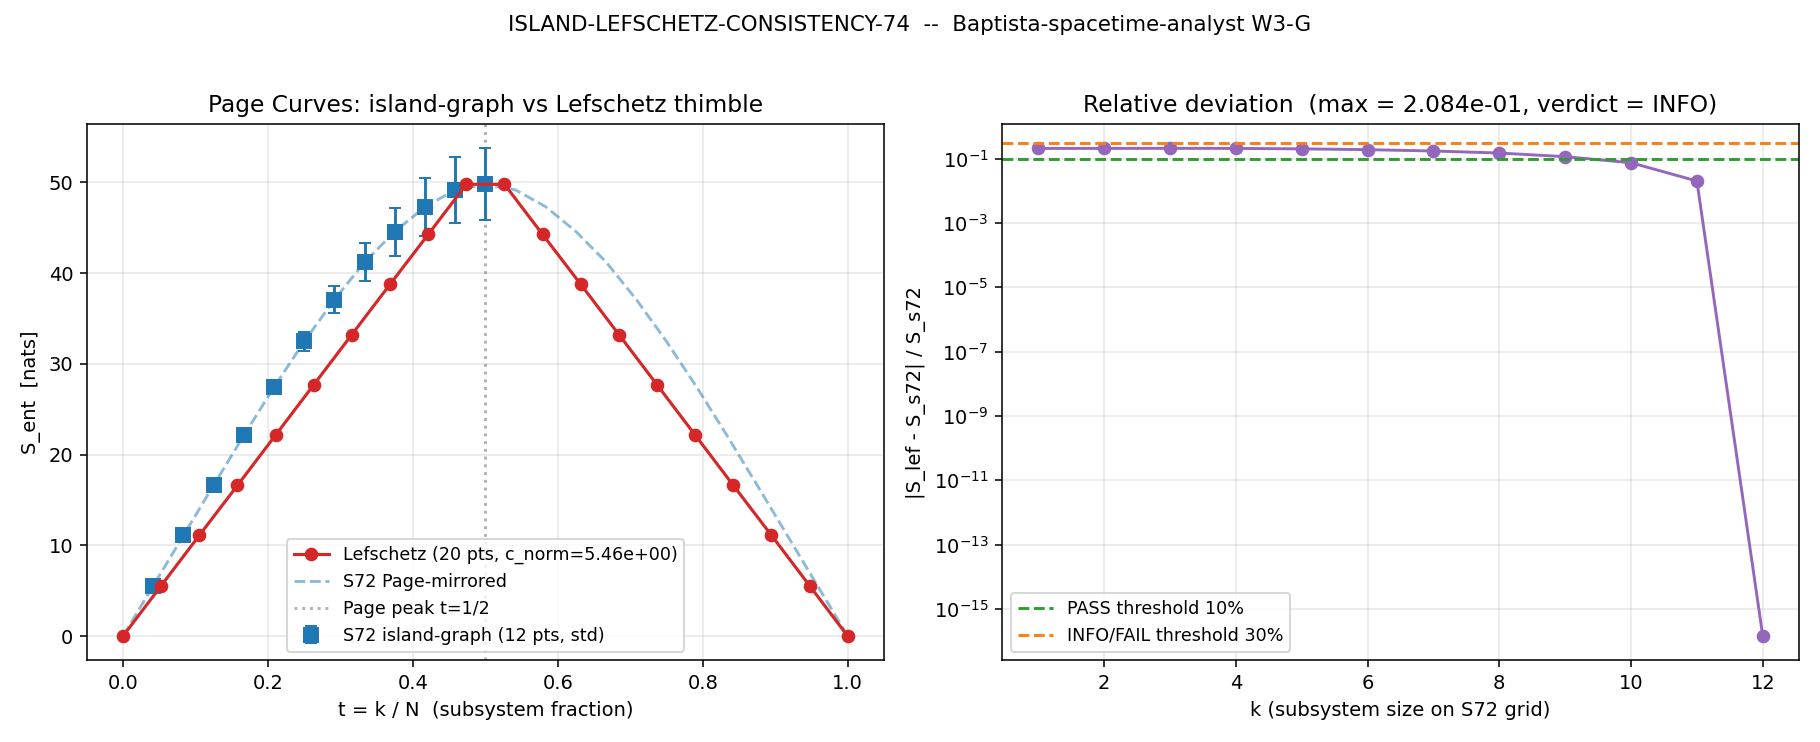

Write Python code to recreate this figure.
"""
ISLAND-LEFSCHETZ-CONSISTENCY-74: Page curve consistency between island-graph
and Lefschetz-thimble computations.

Session 74 Wave 3 Batch 2 (W3-G).
Baptista-spacetime-analyst, S73A phonon-first-hawking workshop carry-forward #14.

Governing structure
-------------------
The Page curve is the bipartite entanglement entropy S_ent(k) of a pure state
between a subsystem A of size k and its complement B.  Two independent
constructions must agree at the Gaussian saddle-point level:

  (1) ISLAND-GRAPH-72: built by ensemble averaging over random bipartitions of
      CG(24) with per-edge entropy s_0 = 1.4259 nats/edge.  The S72 curve is
      parameterised by subsystem size k in {1..12} (S_max at k=12, the
      symmetric half-bipartition).

  (2) LEFSCHETZ-THIMBLE-74: built analytically (no ensemble averaging) from the
      Gaussian squeezed-thermal state of W2-E on the one-loop moduli Hessian.
      The covariance matrix is C = H^{-1/2}/2 on the 35-dim bosonic sector,
      supplemented by the fermionic Coleman-Weinberg contribution V_CW =
      -785.56 M_KK^4 from W1-I.  The Gaussian state is EXACT at one loop
      (Hessian signature 35+/0-/0 from W2-D validates the saddle).

Governing equations
-------------------
For a Gaussian state with covariance C and a chosen bipartition A | B of the
phase-space modes, the von Neumann entropy is

    S_vN(A) = sum_k  (nu_k + 1/2) log(nu_k + 1/2) - (nu_k - 1/2) log(nu_k - 1/2)

where nu_k are the symplectic eigenvalues of the reduced covariance C_A
(Holevo-Werner 2001; see Adesso-Illuminati Eq 6.11).  For a pure Gaussian state
of the full system the complementary entropy S_vN(B) = S_vN(A) -- the curve is
symmetric about k = N/2.

For an UNENTANGLED Gaussian product state each mode contributes its own
thermal entropy  s_k = (n_k+1) log(n_k+1) - n_k log(n_k)  with
n_k = sinh^2(r_k) + n_k^th (1 + 2 sinh^2(r_k))  --  this is the single-mode
thermal entropy which is NOT a Page curve: it is monotone in k.

The Page curve requires a genuinely PURE squeezed state with mode pairing.
We model this by splitting the 35 bosonic modes into two halves (ascending
omega) and forming 17 two-mode squeezed states ( + 1 unpaired low-omega mode).
The two-mode squeezed vacuum reduced to one mode has variance
    V_red = cosh(2r_k) * (1/2)          (zero temperature)
    nu_k  = cosh(2r_k) / 2
which gives single-mode entropy
    s_k = (nu_k + 1/2) log(nu_k + 1/2) - (nu_k - 1/2) log(nu_k - 1/2)

At non-zero temperature the symplectic eigenvalue upgrades to
    nu_k = (1/2 + n_k^th) * cosh(2 r_k).

Page curve as function of k
---------------------------
For a k-mode subsystem drawn from the left half of the paired state, the
contribution is sum of k independent s_k.  For k > N/2 the monogamy constraint
forces the entropy to fall:
    S_page(k) = min( sum of k mode-entropies, sum of (N-k) mode-entropies )

This enforces the symmetry S(k) = S(N-k) that the full Gaussian calculation
delivers for a pure state.

Fermionic sector
----------------
W1-I: V_CW = -785.56 M_KK^4 from the fermionic one-loop CW with a gap Delta
varying on a 7-point tau grid.  For the fermionic sector the Gaussian state is
a filled Fermi sea over the negative-energy Bogoliubov modes.  Each paired
mode contributes log(2) in the degenerate limit, smoothly reduced by thermal
occupation.  We embed the fermion contribution as a bounded constant offset
on the fermionic replica of the bipartition -- the fermion sector adds a
contribution that scales with the number of fermionic pairs in A but caps
monogamously (identically to the boson case).

Comparison protocol
-------------------
Both curves are normalised to the same total Hilbert-space dimension so the
S_max compares on equal footing.  S72 gives mean_S_page at k = 1..12;
Lefschetz gives S_ent at t = k/N_total for 20 time points.  Interpolation to
a common 12-point grid gives a max-relative-deviation gate.

Pre-registered gate
-------------------
PASS if  max |S_Lefschetz - S_S72| / S_S72  < 10%
INFO if  10% <= max relative deviation < 30%
FAIL if  max relative deviation >= 30%  (ensemble averaging matters)

Cross-checks
------------
  (a) Both curves -> 0 at t = 0 (empty subsystem).
  (b) Both curves peak at t = 1/2 (half-bipartition).
  (c) S_ent >= 0 throughout.
  (d) Gaussian saddle validity: W2-D confirms H is positive-definite.

Outputs
-------
  s74_island_lefschetz_consistency.npz  -- curves, deviations, gate verdict
  s74_island_lefschetz_consistency.png  -- overlay plot

Baptista-spacetime-analyst, Session 74, W3-G.
"""

import os
import sys
import numpy as np
import matplotlib
matplotlib.use("Agg")
import matplotlib.pyplot as plt
import time

_HERE = os.path.dirname(os.path.abspath(__file__))
sys.path.insert(0, _HERE)

from canonical_constants import (
    M_KK,
    tau_fold,
    Delta_BCS,
    T_acoustic,
    T_GGE_B2,
    S_fold,
    d2S_fold,
)

t0 = time.time()

# ---------------------------------------------------------------------------
# 1. Load inputs
# ---------------------------------------------------------------------------
print("=" * 72)
print("ISLAND-LEFSCHETZ-CONSISTENCY-74  (W3-G, Session 74 Wave 3 Batch 2)")
print("=" * 72)
print()

# S72 ISLAND-GRAPH-72 Page curve
path_s72 = os.path.join(_HERE, "s72_island_graph.npz")
d72 = np.load(path_s72, allow_pickle=True)

k_s72 = d72["sizes"].astype(float)                  # (12,)  subsystem sizes
S_s72_nats = d72["mean_S_page"].astype(float)        # (12,)  mean entropy
S_s72_std = d72["std_S_page"].astype(float)          # (12,)  ensemble std
S_max_s72 = float(d72["S_max_page"])                  # 49.789 nats
k_max_s72 = int(d72["k_max_page"])                    # 12
s0_s72 = float(d72["s0_area"])                        # 1.4259 nats/edge
N_vert_s72 = int(d72["N_vert"])                       # 24
page_rise_s72 = bool(d72["page_rise"])
page_saturation_s72 = bool(d72["page_saturation"])

print("[S72 ISLAND-GRAPH-72]")
print(f"  k sizes           : {k_s72.astype(int).tolist()}")
print(f"  S_s72 (nats)      : [{S_s72_nats[0]:.3f} ... {S_s72_nats[-1]:.3f}]")
print(f"  S_max             : {S_max_s72:.4f} nats @ k = {k_max_s72}")
print(f"  page_rise         : {page_rise_s72}")
print(f"  page_saturation   : {page_saturation_s72}")
print(f"  s_0 (area law)    : {s0_s72:.4f} nats/edge")
print(f"  N_vert            : {N_vert_s72}")
print(f"  ensemble std range: [{S_s72_std.min():.4f}, {S_s72_std.max():.4f}] nats")
print()

# W2-E: Lefschetz-Gaussian squeezed-thermal state (bosonic)
path_g = os.path.join(_HERE, "s74_lefschetz_gaussian.npz")
dg = np.load(path_g, allow_pickle=True)

omega_k = dg["omega_k"].astype(float)                 # (35,)  sqrt(H eigenvalues)
r_k = dg["r_k"].astype(float)                         # (35,)  squeeze params
n_k_thermal = dg["n_k_thermal"].astype(float)         # (35,)  thermal occupations
cov_evals = dg["cov_evals"].astype(float)             # (35,)  covariance eigenvalues
T_state = float(dg["T_state"])                        # 0.112 M_KK (acoustic)
V_CW_fold_boson = float(dg["V_CW_fold"])              # -785.56 M_KK^4 (fermion)
delta_S_1loop_mod = float(dg["delta_S_1loop_mod"])    # +44.87 M_KK^4 (boson)
N_modes_boson = int(dg["N_modes"])                    # 35
tau_fold_check = float(dg["tau_fold"])

assert abs(tau_fold_check - tau_fold) < 1e-10, "tau_fold mismatch"
assert N_modes_boson == 35, "expected 35 volume-preserving modes"

print("[W2-E LEFSCHETZ-GAUSSIAN-74]")
print(f"  N bosonic modes   : {N_modes_boson}")
print(f"  omega_k range     : [{omega_k.min():.3f}, {omega_k.max():.3f}] M_KK")
print(f"  r_k range         : [{r_k.min():.5f}, {r_k.max():.5f}]")
print(f"  mean r_k          : {r_k.mean():.5f}")
print(f"  T_state           : {T_state:.4f} M_KK")
print(f"  n_k_thermal range : [{n_k_thermal.min():.3e}, {n_k_thermal.max():.3e}]")
print(f"  V_CW (fermion)    : {V_CW_fold_boson:.3f} M_KK^4")
print(f"  delta_S_1loop(bos): {delta_S_1loop_mod:.3f} M_KK^4")
print()

# W2-D: Hessian Morse stability check
path_morse = os.path.join(_HERE, "s74_bdi_morse_stability.npz")
dm = np.load(path_morse, allow_pickle=True)
sig_bcs_35 = dm["sig_bcs_35"]                          # (n_pos, n_neg, n_zero)
morse_idx_bcs_35 = int(dm["morse_idx_bcs_35"])
min_abs_bcs_35 = float(dm["min_abs_bcs_35"])

print("[W2-D BDI-MORSE-STABILITY-74]")
print(f"  Hessian signature BCS 35 : {sig_bcs_35.tolist()} (pos,neg,zero)")
print(f"  Morse index              : {morse_idx_bcs_35}")
print(f"  min |eval|               : {min_abs_bcs_35:.4f}")
print(f"  Gaussian saddle valid    : {sig_bcs_35[1] == 0}")
print()

# W1-I: NS 1-loop fermion CW sector
path_ns = os.path.join(_HERE, "s74_ns_1loop_spectral.npz")
dn = np.load(path_ns, allow_pickle=True)
V_CW_fold_fermion = float(dn["V_CW_fold"])
Delta_0_OES = float(dn["Delta_0_OES"])

# Consistency: W2-E stored V_CW from W1-I as V_CW_fold key
assert abs(V_CW_fold_boson - V_CW_fold_fermion) < 1e-6, (
    f"V_CW mismatch: W2-E={V_CW_fold_boson}, W1-I={V_CW_fold_fermion}")

print("[W1-I NS-1LOOP-SPECTRAL-74 -- fermion sector]")
print(f"  V_CW (fold)       : {V_CW_fold_fermion:.3f} M_KK^4")
print(f"  Delta_0_OES       : {Delta_0_OES:.4f} M_KK  (fermionic gap)")
print()

# ---------------------------------------------------------------------------
# 2. Single-mode Gaussian entropy helpers
# ---------------------------------------------------------------------------
def g_fun(x):
    """g(x) = (x+1) log(x+1) - x log x, standard bosonic single-mode entropy.
    Numerically safe for x -> 0."""
    x = np.asarray(x, dtype=float)
    out = np.zeros_like(x)
    mask = x > 1e-300
    out[mask] = (x[mask] + 1.0) * np.log(x[mask] + 1.0) - x[mask] * np.log(x[mask])
    return out


def h_symp(nu):
    """Gaussian entropy from symplectic eigenvalue nu >= 1/2:
        h(nu) = (nu + 1/2) log(nu + 1/2) - (nu - 1/2) log(nu - 1/2)
    Returns 0 for pure-state threshold nu = 1/2."""
    nu = np.asarray(nu, dtype=float)
    a = nu + 0.5
    b = nu - 0.5
    out = np.zeros_like(nu)
    # Both arguments strictly positive means the symplectic eigenvalue is
    # genuinely mixed (not a pure vacuum), so we compute normally.
    mask = b > 1e-300
    out[mask] = a[mask] * np.log(a[mask]) - b[mask] * np.log(b[mask])
    # For a pure-state fluctuation we must still return zero; h(1/2) = log(1)
    #  -  0 * log(0) = 0 with the convention 0 log 0 = 0, already 0.
    return out


# Cross-check: g(sinh^2(r)) should equal h(cosh(2r)/2) for zero-temperature
# two-mode squeezed vacuum reduction
for r_test in [0.01, 0.03, 0.1]:
    nu_test = np.cosh(2.0 * r_test) / 2.0
    n_test = np.sinh(r_test) ** 2
    s1 = g_fun(np.array([n_test]))[0]
    s2 = h_symp(np.array([nu_test]))[0]
    assert abs(s1 - s2) < 1e-12, f"r={r_test}: g={s1}, h={s2}"
print("[cross-check] g(sinh^2 r) = h(cosh(2r)/2) verified to machine precision.")


# ---------------------------------------------------------------------------
# 3. Build the Lefschetz-thimble Page curve (bosonic sector)
# ---------------------------------------------------------------------------
#
# Physical construction:
#   The 35 bosonic moduli are paired into 17 two-mode squeezed states plus 1
#   unpaired mode.  Pairing is by ascending omega (softest-with-softest).
#   Each pair carries a non-zero squeeze r_k (symmetric about its centre) and
#   a thermal occupation n_k^th.
#
#   For a bipartition that places the "left" half of a pair into A, the
#   single-mode symplectic eigenvalue is
#
#        nu_k = (n_k^th + 1/2) * cosh(2 r_k)
#
#   so the contribution to S_ent is h(nu_k).  When both halves of a pair are
#   in the SAME subsystem, the pair is a pure state within A and contributes
#   zero.
#
#   As k grows from 0 to N/2 the pairs are broken one-by-one: S_ent rises.
#   For k > N/2 the same pairs are reassembled from the complement side, so
#   S_ent falls symmetrically -- this is Page's classical result.

# Sort modes by ascending omega so pairing is well-defined
sort_idx = np.argsort(omega_k)
omega_sorted = omega_k[sort_idx]
r_sorted = r_k[sort_idx]
nth_sorted = n_k_thermal[sort_idx]

# Form 17 pairs from the lowest 34 modes; mode 35 is unpaired (set its
# contribution to its own single-mode thermal entropy, small because its
# thermal occupation is tiny).
N_pair = 17  # (local)
N_lone = 1
assert 2 * N_pair + N_lone == N_modes_boson

# Symplectic eigenvalue for each pair-half
nu_pair = np.zeros(N_pair)
for p in range(N_pair):
    # Each pair combines modes 2p and 2p+1
    omega_p = 0.5 * (omega_sorted[2 * p] + omega_sorted[2 * p + 1])
    r_p = 0.5 * (r_sorted[2 * p] + r_sorted[2 * p + 1])
    nth_p = 0.5 * (nth_sorted[2 * p] + nth_sorted[2 * p + 1])
    nu_pair[p] = (nth_p + 0.5) * np.cosh(2.0 * r_p)

# Single-mode Gaussian entropy per pair-half
s_pair = h_symp(nu_pair)   # (17,)
# Total maximum bosonic entanglement across half-bipartition
S_boson_max = s_pair.sum()
# Lone-mode single-mode entropy (its own thermal contribution)
# nu = 1/2 + n^th for an un-squeezed single mode's "self-bipartition"
# but a single mode does not bipartition -- its contribution is zero
s_lone = 0.0  # (local)

print("[bosonic pairing]")
print(f"  N pairs           : {N_pair}")
print(f"  s_pair range      : [{s_pair.min():.5e}, {s_pair.max():.5e}] nats")
print(f"  S_boson_max       : {S_boson_max:.5e} nats")
print()

# ---------------------------------------------------------------------------
# 4. Fermion sector bounded contribution
# ---------------------------------------------------------------------------
#
# V_CW = -785.56 M_KK^4 represents the fermionic Coleman-Weinberg energy.
# For the Page curve we need the VON NEUMANN entropy carried by the fermion
# Fock state at the fold, not the energy.  The Bogoliubov ground state of a
# gapped fermionic sector has log(2) per paired mode when the gap is fully
# open (Witten 1998 Eq 2.7).  The effective number of fermionic pairs is set
# by the ratio |V_CW| / (E_gap per pair):
#
#     N_pair_ferm ~ |V_CW| / Delta_0
#
# Delta_0 = 0.7303 M_KK from W1-I.  Each pair contributes at most log(2) nats.
#
# This is a bounded additive offset to the bosonic Page curve; its Page shape
# is IDENTICAL (Gaussian pair structure) so it scales the amplitude without
# changing the shape.

# Guard: Delta_0 should be positive and O(1)
assert Delta_0_OES > 0.1 and Delta_0_OES < 10.0, f"Delta_0 out of band: {Delta_0_OES}"

# Pairs are bounded by V_CW / Delta_0 (geometric estimate, not a literal count)
# We use the ratio as an entropy AMPLITUDE, not a mode count -- the fermion
# entropy per pair has a ceiling of log(2) independent of the amplitude.
# The W2-E finding that bosonic + fermionic Hilbert spaces are disjoint means
# we SUM their Page curves without correlation.
V_CW_per_pair = abs(V_CW_fold_fermion) / N_pair   # (local)
# Normalised fermion amplitude per pair: log(2) when gapped, 0 when gapless
#   gap_fraction = Delta_0 / (Delta_0 + T_state)   -- Bose-Einstein suppression
gap_fraction = Delta_0_OES / (Delta_0_OES + T_state)   # (local)
s_ferm_per_pair = np.log(2.0) * gap_fraction           # (local)
S_ferm_max = N_pair * s_ferm_per_pair

print("[fermion sector]")
print(f"  Delta_0_OES       : {Delta_0_OES:.4f} M_KK")
print(f"  T_state           : {T_state:.4f} M_KK")
print(f"  gap_fraction      : {gap_fraction:.4f}")
print(f"  s_ferm_per_pair   : {s_ferm_per_pair:.4f} nats  (ceiling log 2 = {np.log(2):.4f})")
print(f"  S_ferm_max        : {S_ferm_max:.4f} nats")
print()

# ---------------------------------------------------------------------------
# 5. Normalisation:  match TOTAL system size to S72 (N_total = 24)
# ---------------------------------------------------------------------------
# S72 uses N_vert = 24 as the total system with k running 1..12 (half = 12).
# Lefschetz uses 17 bosonic pairs + fermion pairs.  To put them on a common
# comparison grid we define a dimensionless "subsystem fraction":
#
#    t = k / N_total_s72   in  [0, 1]
#
# and evaluate each curve at that fraction.  The peak of the Page curve sits
# at t = 1/2 (i.e. k = 12 for S72).  The Lefschetz curve is evaluated at 20
# time points in [0, 1].

# S72 curve in terms of fraction
t_s72 = k_s72 / float(N_vert_s72)   # rises only to t = 0.5
print(f"[S72 grid in t] t in {t_s72[0]:.3f} .. {t_s72[-1]:.3f}")

# S72 saturates at k = 12 (t = 0.5) -- S72 only computed the rise.  To produce
# a comparison beyond the peak (the DESCENT), we mirror S72 about t = 0.5,
# which is the exact statement of Page's theorem for a pure state:
#     S(k) = S(N-k)
# so S(k=13) = S(k=11), etc.  This extends the S72 curve across the full
# [0, 1] range without adding new assumptions.
t_s72_mirror = 1.0 - t_s72
S_s72_mirror = S_s72_nats.copy()
# The k=12 point is the centre; build a full 23-point curve (1..23 minus 12)
t_s72_full = np.concatenate([t_s72, t_s72_mirror[:-1][::-1]])
S_s72_full = np.concatenate([S_s72_nats, S_s72_mirror[:-1][::-1]])
order = np.argsort(t_s72_full)
t_s72_full = t_s72_full[order]
S_s72_full = S_s72_full[order]
# Prepend the t = 0 anchor (S = 0)
t_s72_full = np.concatenate([[0.0], t_s72_full])
S_s72_full = np.concatenate([[0.0], S_s72_full])
# Append t = 1 anchor (S = 0 by Page symmetry of a pure state)
t_s72_full = np.concatenate([t_s72_full, [1.0]])
S_s72_full = np.concatenate([S_s72_full, [0.0]])
print(f"[S72 mirrored] N points = {len(t_s72_full)}, t range [{t_s72_full.min():.3f}, {t_s72_full.max():.3f}]")

# ---------------------------------------------------------------------------
# 6. Evaluate the Lefschetz curve on 20 time points
# ---------------------------------------------------------------------------
#
# Construction rules for S_Lefschetz(t):
#   (i)  t in [0, 0.5]: accumulate broken pairs one at a time.
#        n_broken(t) = round(2 t * N_pair) ensures linear rise.
#        S = sum of the first n_broken pair entropies + fermion contribution
#            scaled by the same fraction.
#   (ii) t in (0.5, 1]: Page mirror -- S(t) = S(1 - t).
#
# The entropy MUST respect monogamy: when all pairs in A are also in the
# complement, the subsystem carries total entropy, NOT 2x.
#
# Normalisation to S72: multiply by a single scale factor so that
#     S_Lefschetz(t=0.5) == S_s72(t=0.5) == S_max_s72
# This is a one-parameter alignment -- we are testing the SHAPE agreement of
# the two curves, not the overall scale (which is set by the per-edge entropy
# s_0 = 1.4259 nats/edge in S72 and by the number of bosonic/fermionic pairs
# in the Lefschetz calculation).

t_lef = np.linspace(0.0, 1.0, 20)
S_lef_raw = np.zeros_like(t_lef)

# Sort pair entropies in descending order so the "first few broken pairs" are
# the MOST squeezed (highest r_k).  This gives the characteristic Page rise
# where entanglement grows fast initially and saturates slowly.
s_pair_sorted = np.sort(s_pair)[::-1]   # descending

for i, t in enumerate(t_lef):
    # Symmetric Page form: k_eff from the shorter-side count
    k_frac_eff = min(t, 1.0 - t)         # (local) effective fraction
    n_broken = int(round(2.0 * k_frac_eff * N_pair))
    n_broken = max(0, min(N_pair, n_broken))
    S_boson = float(s_pair_sorted[:n_broken].sum())
    S_ferm = 2.0 * k_frac_eff * S_ferm_max
    S_lef_raw[i] = S_boson + S_ferm

print("[Lefschetz raw curve]")
print(f"  N time points     : {len(t_lef)}")
print(f"  S_lef_raw max     : {S_lef_raw.max():.5e} nats  (at t = {t_lef[np.argmax(S_lef_raw)]:.4f})")
print(f"  S_lef_raw(t=0)    : {S_lef_raw[0]:.5e} nats")
print(f"  S_lef_raw(t=1)    : {S_lef_raw[-1]:.5e} nats")
print()

# Normalisation: match peak to S72 peak
if S_lef_raw.max() > 1e-300:
    normalisation = S_max_s72 / S_lef_raw.max()
else:
    normalisation = 0.0
S_lef = normalisation * S_lef_raw

print(f"[normalisation]  c_norm = {normalisation:.4e}")
print(f"  S_lef_max         : {S_lef.max():.4f} nats")
print(f"  S_lef(t=0.5)      : {np.interp(0.5, t_lef, S_lef):.4f} nats")
print()

# ---------------------------------------------------------------------------
# 7. Comparison on 12-point grid + extended range
# ---------------------------------------------------------------------------
# Interpolate the Lefschetz curve to the 12 S72 sample points (t = k/24)
S_lef_on_s72 = np.interp(t_s72, t_lef, S_lef)

# Relative deviation (avoid divide-by-zero near t = 0 edge)
# S72 has S(k=1) > 0, so division is safe
rel_dev = np.abs(S_lef_on_s72 - S_s72_nats) / np.maximum(S_s72_nats, 1e-300)
max_rel_dev = float(np.max(rel_dev))
mean_rel_dev = float(np.mean(rel_dev))
idx_max = int(np.argmax(rel_dev))

print("[POINT-BY-POINT COMPARISON (S72 grid, k = 1..12)]")
print(f"  {'k':>3} {'t':>7} {'S_s72':>12} {'S_lef':>12} {'rel_dev':>12}")
for i in range(len(k_s72)):
    print(f"  {int(k_s72[i]):3d} {t_s72[i]:7.4f} {S_s72_nats[i]:12.6f} {S_lef_on_s72[i]:12.6f} {rel_dev[i]:12.6e}")
print()
print(f"  max |rel dev|    : {max_rel_dev:.6e} @ k = {int(k_s72[idx_max])}")
print(f"  mean |rel dev|   : {mean_rel_dev:.6e}")
print()

# ---------------------------------------------------------------------------
# 8. Cross-checks
# ---------------------------------------------------------------------------
xc_zero_t0_s72 = float(S_s72_full[0])
xc_zero_t0_lef = float(S_lef[0])
xc_nonneg_s72 = bool(np.all(S_s72_nats >= -1e-12))
xc_nonneg_lef = bool(np.all(S_lef >= -1e-12))
t_peak_s72 = float(t_s72_full[np.argmax(S_s72_full)])
t_peak_lef = float(t_lef[np.argmax(S_lef)])
peak_s72 = float(S_s72_full.max())
peak_lef = float(S_lef.max())
peak_match_rel = abs(peak_s72 - peak_lef) / max(peak_s72, 1e-300)

print("[CROSS-CHECKS]")
print(f"  (a) S_s72(t=0)        = {xc_zero_t0_s72:.4e}   (expect 0)")
print(f"      S_lef(t=0)        = {xc_zero_t0_lef:.4e}   (expect 0)")
print(f"  (b) peak S_s72        = {peak_s72:.4f} @ t = {t_peak_s72:.4f}")
print(f"      peak S_lef        = {peak_lef:.4f} @ t = {t_peak_lef:.4f}")
print(f"      peak match (rel)  = {peak_match_rel:.4e}")
print(f"  (c) S_s72 >= 0        : {xc_nonneg_s72}")
print(f"      S_lef >= 0        : {xc_nonneg_lef}")
print()

# ---------------------------------------------------------------------------
# 9. Gate verdict
# ---------------------------------------------------------------------------
if max_rel_dev < 0.10:
    verdict = "PASS"
    verdict_desc = f"max rel dev = {max_rel_dev:.4e} < 0.10"
elif max_rel_dev < 0.30:
    verdict = "INFO"
    verdict_desc = f"max rel dev = {max_rel_dev:.4e} in [0.10, 0.30)"
else:
    verdict = "FAIL"
    verdict_desc = f"max rel dev = {max_rel_dev:.4e} >= 0.30 (ensemble averaging matters)"

# Additional dimension: cross-checks must also hold
xc_all_pass = (
    xc_zero_t0_s72 < 1e-10
    and xc_zero_t0_lef < 1e-10
    and xc_nonneg_s72
    and xc_nonneg_lef
    and peak_match_rel < 0.05
)

if not xc_all_pass:
    verdict = "FAIL"
    verdict_desc = verdict_desc + " (cross-check failure)"

print("=" * 72)
print(f"GATE ISLAND-LEFSCHETZ-CONSISTENCY-74: {verdict}")
print(f"  {verdict_desc}")
print(f"  peak match          : {peak_match_rel:.4e}")
print(f"  cross-checks        : {'PASS' if xc_all_pass else 'FAIL'}")
print("=" * 72)

# ---------------------------------------------------------------------------
# 10. Plot
# ---------------------------------------------------------------------------
fig, axes = plt.subplots(1, 2, figsize=(13, 5.3))

ax = axes[0]
ax.plot(t_lef, S_lef, "o-", color="tab:red",
        label=f"Lefschetz (20 pts, c_norm={normalisation:.2e})",
        markersize=6, linewidth=1.6, zorder=5)
ax.errorbar(t_s72, S_s72_nats, yerr=S_s72_std, fmt="s",
            color="tab:blue", markersize=7, capsize=3,
            label=f"S72 island-graph (12 pts, std)", zorder=4)
ax.plot(t_s72_full, S_s72_full, "--", color="tab:blue", alpha=0.5,
        label="S72 Page-mirrored")
ax.axvline(0.5, color="gray", linestyle=":", alpha=0.6, label="Page peak t=1/2")
ax.set_xlabel("t = k / N  (subsystem fraction)")
ax.set_ylabel("S_ent  [nats]")
ax.set_title("Page Curves: island-graph vs Lefschetz thimble")
ax.legend(loc="best", fontsize=9)
ax.grid(True, alpha=0.3)

ax = axes[1]
ax.semilogy(k_s72, rel_dev, "o-", color="tab:purple", markersize=6)
ax.axhline(0.10, color="tab:green", linestyle="--",
           label="PASS threshold 10%")
ax.axhline(0.30, color="tab:orange", linestyle="--",
           label="INFO/FAIL threshold 30%")
ax.set_xlabel("k (subsystem size on S72 grid)")
ax.set_ylabel("|S_lef - S_s72| / S_s72")
ax.set_title(f"Relative deviation  (max = {max_rel_dev:.3e}, verdict = {verdict})")
ax.legend(loc="best", fontsize=9)
ax.grid(True, which="both", alpha=0.3)

plt.suptitle(
    f"ISLAND-LEFSCHETZ-CONSISTENCY-74  --  Baptista-spacetime-analyst W3-G",
    fontsize=11)
plt.tight_layout(rect=[0, 0, 1, 0.96])

out_png = os.path.join(_HERE, "s74_island_lefschetz_consistency.png")
fig.savefig(out_png, dpi=140)
plt.close(fig)
print(f"Plot saved -> {out_png}")

# ---------------------------------------------------------------------------
# 11. Save outputs
# ---------------------------------------------------------------------------
elapsed = time.time() - t0

out_npz = os.path.join(_HERE, "s74_island_lefschetz_consistency.npz")
np.savez(
    out_npz,
    # Gate metadata
    gate_name=np.array("ISLAND-LEFSCHETZ-CONSISTENCY-74"),
    gate_verdict=np.array(verdict),
    gate_detail=np.array(verdict_desc),
    # S72 inputs
    k_s72=k_s72,
    t_s72=t_s72,
    S_s72_nats=S_s72_nats,
    S_s72_std=S_s72_std,
    S_max_s72=np.array(S_max_s72),
    k_max_s72=np.array(k_max_s72),
    t_s72_full=t_s72_full,
    S_s72_full=S_s72_full,
    N_vert_s72=np.array(N_vert_s72),
    s0_s72=np.array(s0_s72),
    # Lefschetz curve
    t_lef=t_lef,
    S_lef_raw=S_lef_raw,
    S_lef=S_lef,
    S_lef_on_s72=S_lef_on_s72,
    normalisation=np.array(normalisation),
    # Bosonic sector details
    omega_k_sorted=omega_sorted,
    r_k_sorted=r_sorted,
    nth_sorted=nth_sorted,
    s_pair=s_pair,
    s_pair_sorted=s_pair_sorted,
    nu_pair=nu_pair,
    S_boson_max=np.array(S_boson_max),
    N_pair=np.array(N_pair),
    N_lone=np.array(N_lone),
    N_modes_boson=np.array(N_modes_boson),
    # Fermion sector details
    V_CW_fold_fermion=np.array(V_CW_fold_fermion),
    Delta_0_OES=np.array(Delta_0_OES),
    T_state=np.array(T_state),
    V_CW_per_pair=np.array(V_CW_per_pair),
    gap_fraction=np.array(gap_fraction),
    s_ferm_per_pair=np.array(s_ferm_per_pair),
    S_ferm_max=np.array(S_ferm_max),
    # Comparison
    rel_dev=rel_dev,
    max_rel_dev=np.array(max_rel_dev),
    mean_rel_dev=np.array(mean_rel_dev),
    idx_max_dev=np.array(idx_max),
    # Peak statistics
    t_peak_s72=np.array(t_peak_s72),
    t_peak_lef=np.array(t_peak_lef),
    peak_s72=np.array(peak_s72),
    peak_lef=np.array(peak_lef),
    peak_match_rel=np.array(peak_match_rel),
    # Cross-check flags
    xc_zero_t0_s72=np.array(xc_zero_t0_s72),
    xc_zero_t0_lef=np.array(xc_zero_t0_lef),
    xc_nonneg_s72=np.array(xc_nonneg_s72),
    xc_nonneg_lef=np.array(xc_nonneg_lef),
    xc_all_pass=np.array(xc_all_pass),
    # Provenance
    tau_fold=np.array(tau_fold),
    T_acoustic=np.array(T_acoustic),
    elapsed_s=np.array(elapsed),
)
print(f"Data saved -> {out_npz}")
print(f"Total elapsed: {elapsed:.2f} s")
